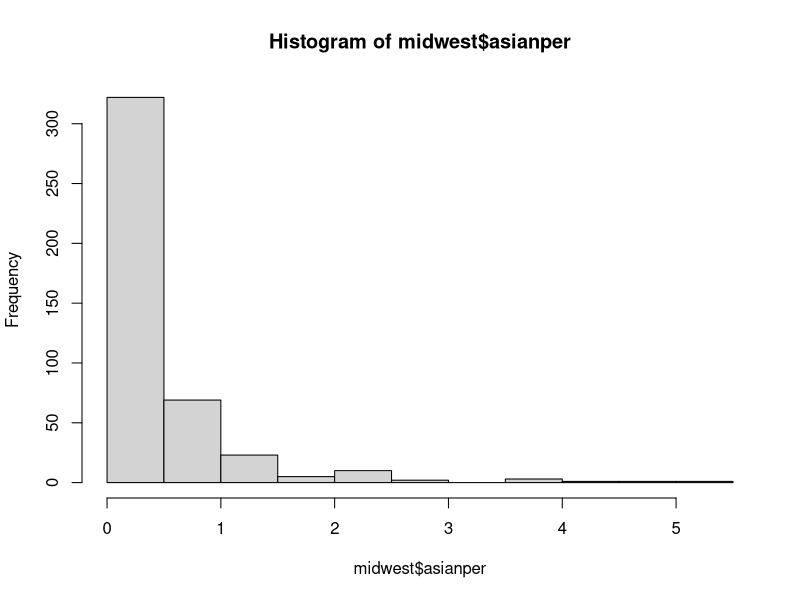
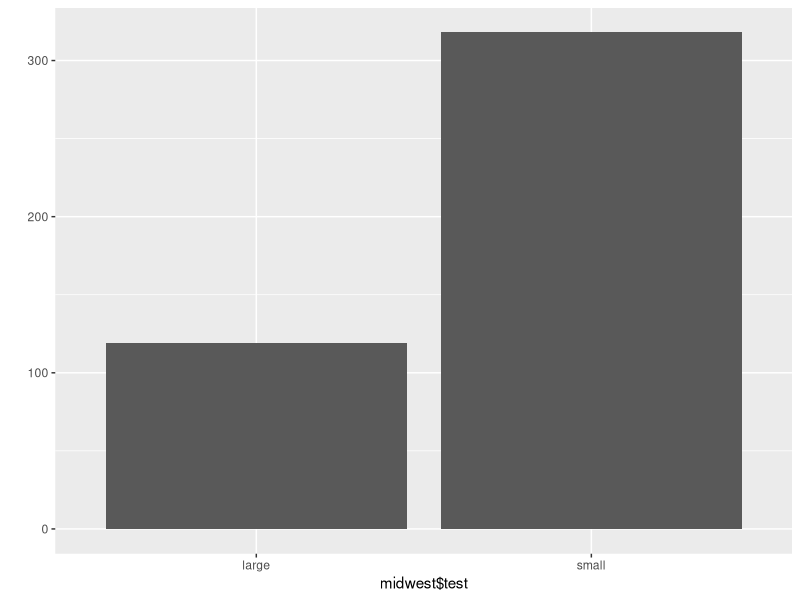

The R source for these figures, in order:
# p123
library(ggplot2)
midwest

# Q1
?midwest
head(midwest)
# midwest는 437행, 28컬럼(변수)로 이뤄진 데이터프레임 // 중서부 나라들의 인구학 정보

# Q2
install.packages("reshape")
library(reshape)
?reshape
midwest = rename(midwest, c(poptotal="total", popasian="asian"))
names(midwest)

# Q3
?aggregate
summary(midwest)
install.packages("readxl")
midwest$asianper=midwest$asian/midwest$total*100
hist(midwest$asianper)
# 외부파일 입력&저장
# read_excel / read.csv / write.csv(dtf, file="address") / save(df, file="address")

# Q4
midwest$test=ifelse(midwest$asianper > mean(midwest$asianper), "large", "small")
midwest$test

# Q5
table(midwest$test) # 평균값 정규분포가 small쪽으로 skewed돼있는 상황 -> 이상데이터(중간값과의 비교 필)
qplot(midwest$test)
